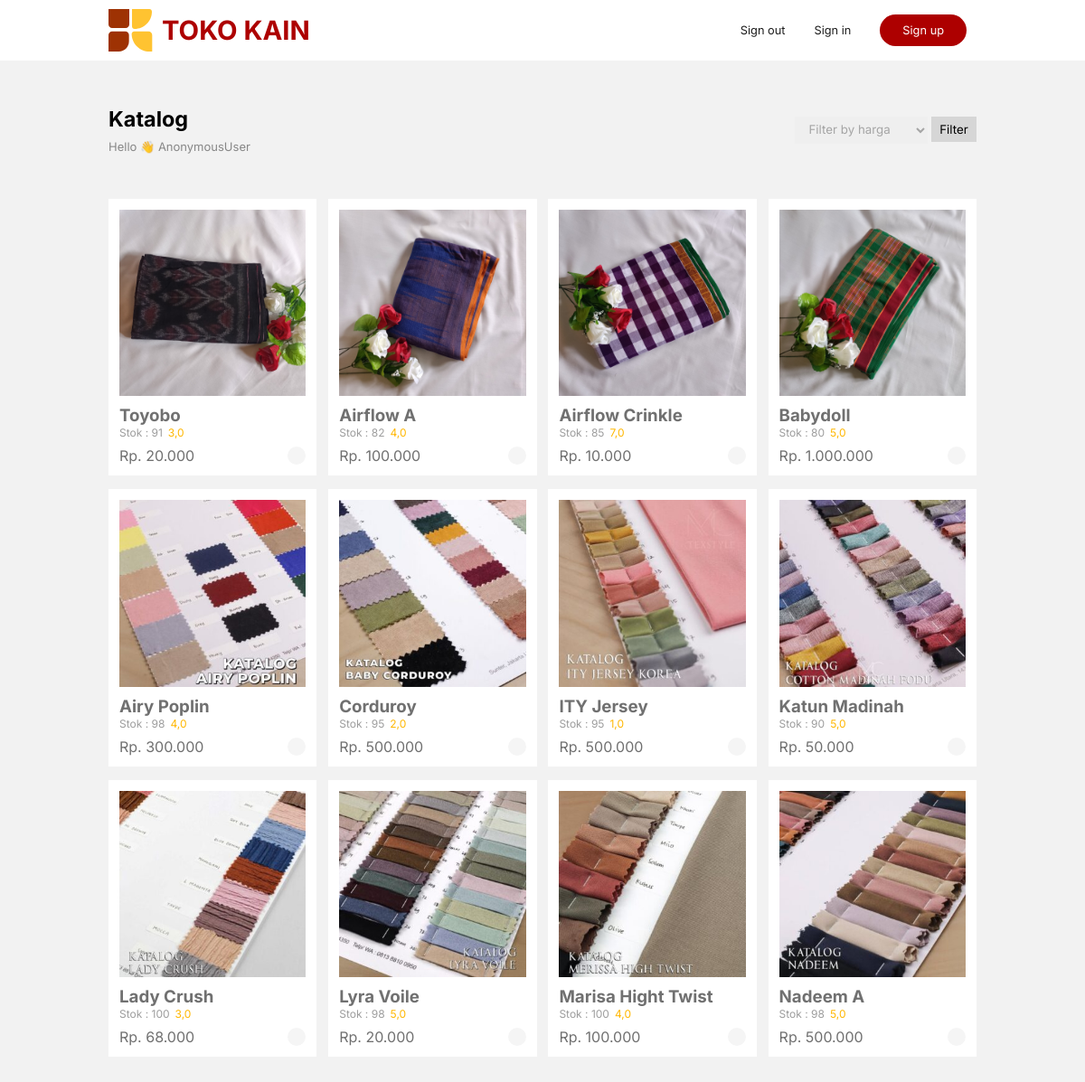
/, run on an earlier commit of the app's database.
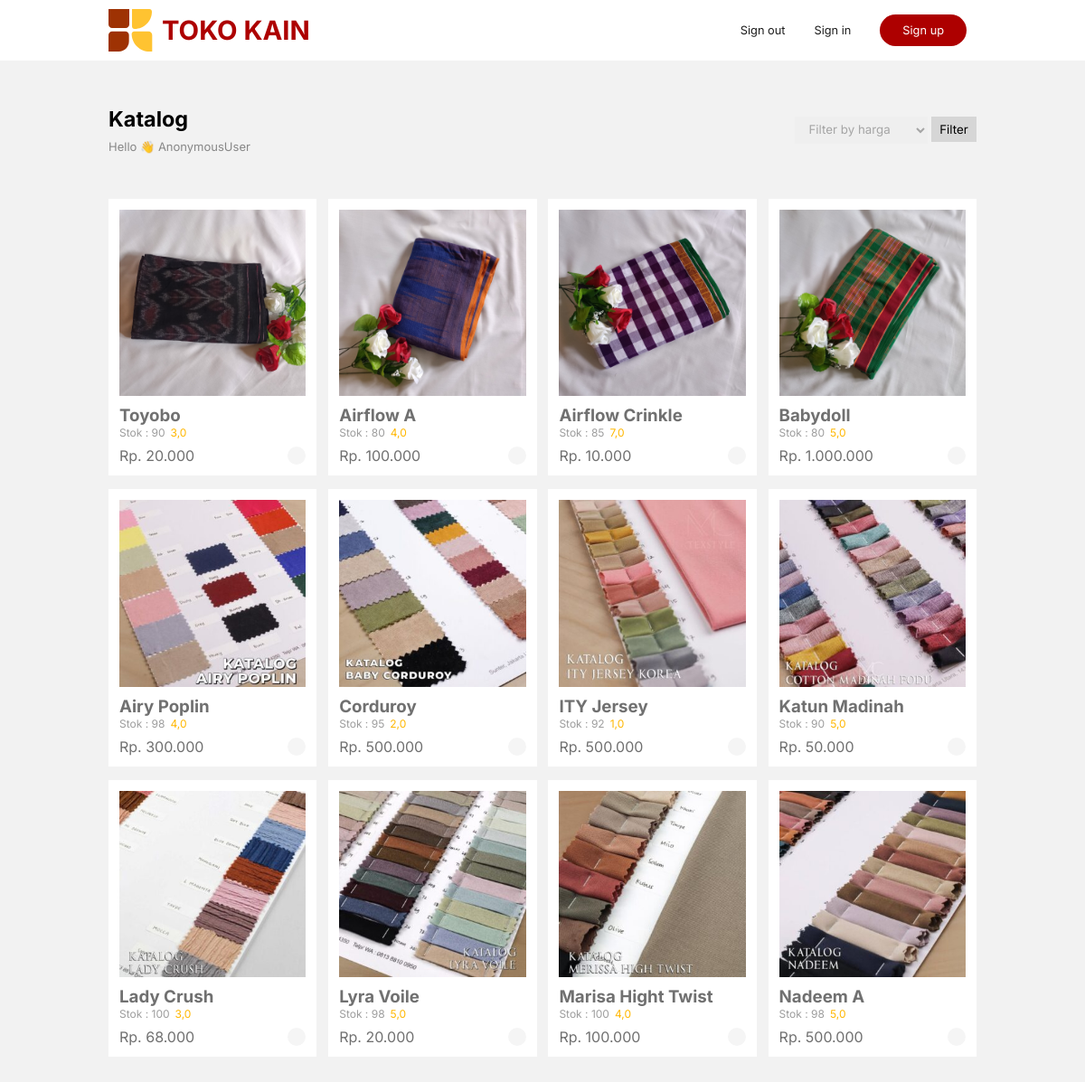
And on a later commit of the database.
### greenstore_app/models.py (models this page shows, shortened)
class Produk(models.Model):
    img_produk = models.ImageField(upload_to='produk')
    nama_produk = models.CharField(max_length=100)
    rettings = models.FloatField()
    harga = models.IntegerField()
    stok = models.IntegerField(default=0)

### greenstore_app/views.py (the view)
# urls.py: path('', ProdukListView.as_view(), name='index'),
class ProdukListView(ListView):
    model = Produk
    template_name = 'index.html'
    context_object_name = 'produk'
    def get_queryset(self):
        queryset = Produk.objects.all().order_by('-id')
        filter_type = self.request.GET.get('filter_type', '')
        if filter_type == 'termurah':
            queryset = queryset.order_by('harga')
        elif filter_type == 'termahal':
            queryset = queryset.order_by('-harga')
        return queryset

### templates/index.html (shortened to what this page needs)
{% load static %}
<!DOCTYPE html>
<html lang="en">
<head>
    <link rel="stylesheet" href="{%static 'css/main.css'%}">
</head>
<body>
    <nav>
        <div class="logo">
            <img src="{% static 'img/logo.svg' %}" alt="">
            <h3><a href="{% url 'index' %}" style="text-decoration: none; color: var(--dua)">TOKO KAIN</a></h3>
        </div>
        <div class="btncart">
            {% if request.user.is_authenticated %}
                <a href="{% url 'checkout' %}">
                    <p id="jlh">0</p>
                    <ion-icon name="cart" id="cartProduk"></ion-icon>
                </a>
                <a href="{% url 'status' %}">
                    <p id="statuspes">Status</p>
                </a>
                <a href="" class="signout" id="signout-btn">Sign out</a>
            {%else%}
                <a href="" class="signout" id="signout-btn" style="pointer-events: none; cursor: none;">Sign out</a>
            {%endif%}
            <button class="signin" onclick="window.dialogsignin.showModal();" id="singin">Sign in</button>
            <button class="signup" onclick="window.dialogsignup.showModal();" id="signup">Sign up</button>
        </div>
    </nav>
    <div class="container">
        <div class="content1">
            <div class="title">
                <h3>Katalog</h3>
                <p>Hello 👋 {{user}}</p>
            </div>
            <form method="GET" action="{% url 'index' %}">
                <select name="filter_type" id="filter-type">
                    <option value="">Filter by harga</option>
                </select>
                <button type="submit">Filter</button>
            </form>
        </div>
        <div class="content2">
            {% for data in produk %}
                <div class="card">
                    <img src="{{data.img_produk.url}}" alt="">
                    <div class="ket">
                        <h3>{{data.nama_produk}}</h3>
                        <div id="reting">
                            <div class="stok">
                                <p>Stok : {{data.stok}}</p>
                            </div>
                            <a href="#" class="update-rettings-btn" data-produk-id="{{ data.id }}" style="text-decoration: none; color: rgb(255, 183, 0);">
                                {{ data.rettings }}
                            </a>
                        </div>
                        <p id="formatted-harga">Rp. {{data.harga}}</p>
                        <a href="#" class="beli-btn" data-produk-id="{{data.id}}">
                            <ion-icon name="bag-check" id="beli"></ion-icon>
                        </a>
                    </div>
                </div>
            {% endfor %}
        </div>
    </div>
</body>
</html>

What changed in the data, as far as the page shows it:
changed Produk "Toyobo": stok "91" → "90"
changed Produk "Airflow A": stok "82" → "80"
changed Produk "ITY Jersey": stok "95" → "92"
